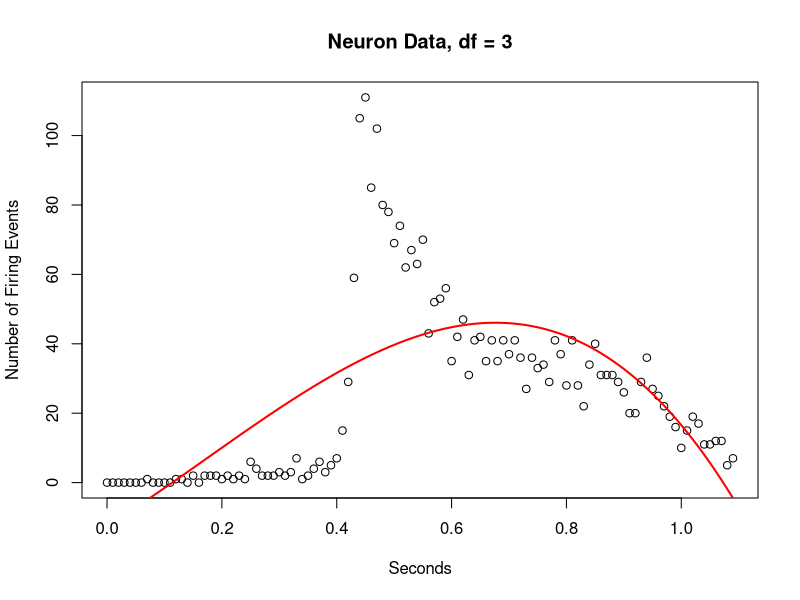
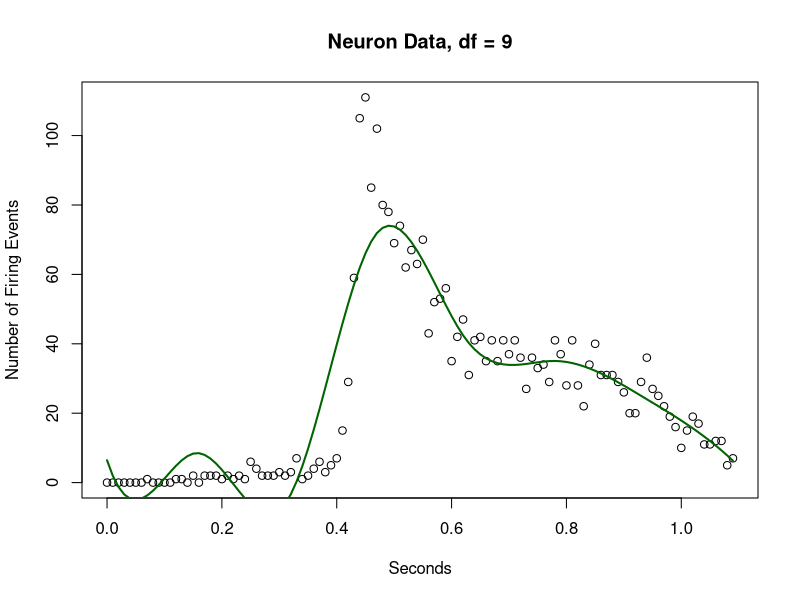
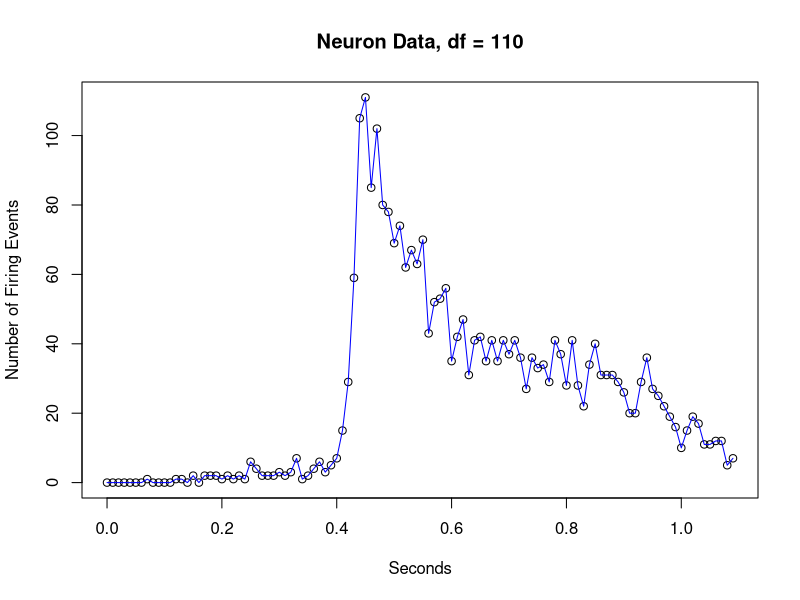
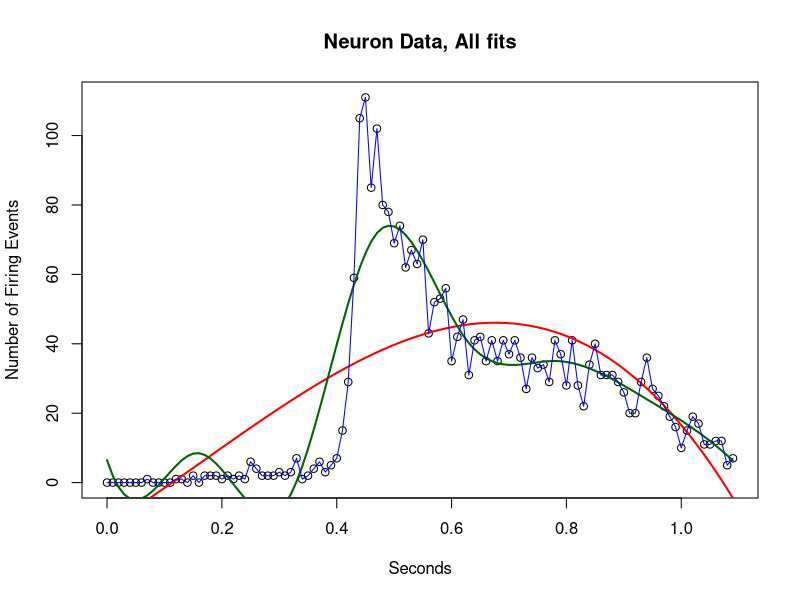
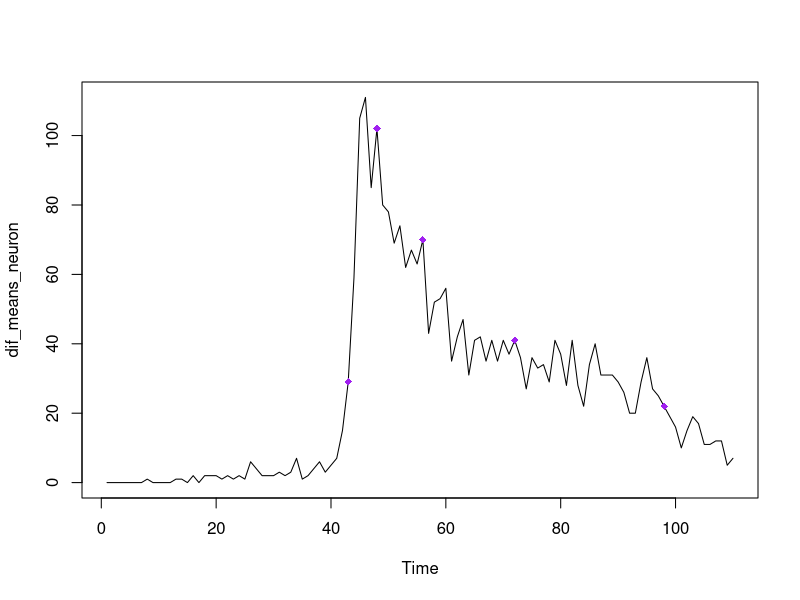

The R script that drew these images, in order:
#example of bad splines 
neuron = read.table("exampledata.txt")

library(splines)
?splines
 
mod3 = lm(neuron[,2] ~ bs(neuron[,1], df=3))
mod5 = lm(neuron[,2] ~ bs(neuron[,1], df=5))
mod9 = lm(neuron[,2] ~ bs(neuron[,1], df=9))
mod20 = lm(neuron[,2] ~ bs(neuron[,1], df=20))
mod110 = lm(neuron[,2] ~ bs(neuron[,1], df=110))


plot(neuron, xlab="Seconds", ylab="Number of Firing Events", main="Neuron Data, df = 3")
lines(neuron[,1], mod3$fitted.values, col="red", lwd=2)
plot(neuron, xlab="Seconds", ylab="Number of Firing Events", main="Neuron Data, df = 9")
lines(neuron[,1], mod9$fitted.values, col="darkgreen", lwd=2)
plot(neuron, xlab="Seconds", ylab="Number of Firing Events", main="Neuron Data, df = 110")
lines(neuron[,1], mod110$fitted.values, col="blue")


plot(neuron, xlab="Seconds", ylab="Number of Firing Events", main="Neuron Data, All fits")
lines(neuron[,1], mod3$fitted.values, col="red", lwd=2)
lines(neuron[,1], mod9$fitted.values, col="darkgreen", lwd=2)
lines(neuron[,1], mod110$fitted.values, col="blue", lwd=1)

library("strucchange")
?breakpoints

#Bai-Perron Method
dif_means_neuron<-ts(neuron[,2], start=1, end=110) #create time series data on only the first data 
bkpts_neuron<-breakpoints(dif_means_neuron ~ 1, breaks = 5, h=.05) #no break points 
plot(dif_means_neuron)
points(43,neuron[43,2], col="purple", pch= 18)
points(48,neuron[48,2], col="purple", pch= 18)
points(56,neuron[56,2], col="purple", pch= 18)
points(72,neuron[72,2], col="purple", pch= 18)
points(98,neuron[98,2], col="purple", pch= 18)
